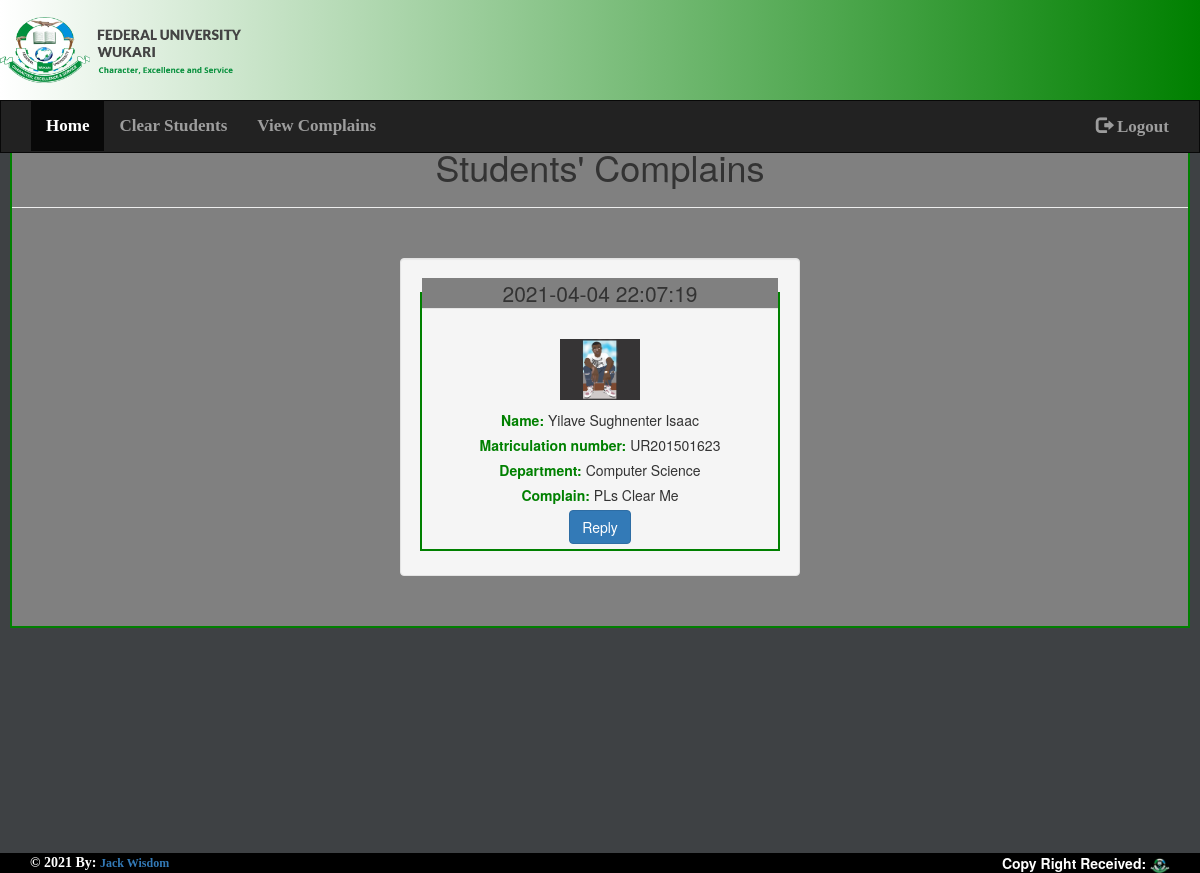
Screenshot of /Staff/viewreport.php (signed in) with the database file from the repository.
### tables this page shows
CREATE TABLE `students` (
  `sid` int(11) NOT NULL,
  `role` varchar(6) NOT NULL,
  `matno` varchar(15) NOT NULL,
  `fullname` varchar(45) NOT NULL,
  `gender` varchar(45) NOT NULL,
  `phone` varchar(10) NOT NULL,
  `email` varchar(45) NOT NULL,
  `address` varchar(100) NOT NULL,
  `faculty` varchar(45) NOT NULL,
  `department` varchar(45) NOT NULL,
  `session` varchar(45) NOT NULL,
  `profile_image` varchar(45) NOT NULL,
  `create_datetime` varchar(45) NOT NULL
);

CREATE TABLE `message` (
  `id` int(255) NOT NULL,
  `stuMatno` varchar(45) NOT NULL,
  `body` text NOT NULL,
  `office` text NOT NULL,
  `create_datetime` varchar(70) NOT NULL
);

### Staff/viewreport.php (the view, shortened to what this page needs)
<?php
include 'Include/header.php';
include '../inc/db.php';
$role = $_SESSION['role'];
$sql = mysqli_query($con, "SELECT * FROM students RIGHT JOIN message on students.matno = message.stuMatno WHERE message.office = '$role'") or die(mysqli_error($con));
?>
<!DOCTYPE html>
<html>
<head>
    <link rel="stylesheet" type="text/css" href="style.css">
</head>
<body style="background-color: #3e4144;">
	<?php include 'Includes/header.php';?>
		<fieldset id="photo" style="margin-top: 73px;">
			<div class="alert alert-info" style=" text-align: center;">
  <strong style="color: green; ">Kindly click on Reply to reply a student's complain</strong>
</div>
			<h1>Students' Complains</h1>
			<hr>
			<div class="well" style=" margin: 50px auto; width: 400px; text-align: center;" >
			<?php while ($row = mysqli_fetch_array($sql)) { ?>
				<fieldset style="border: 2px solid green; margin-bottom: 5px;">
					<legend style="background-color: grey; text-align: center;"><?php echo $row['create_datetime'] ?></legend>
				<img src="../Student/Images/<?php echo $row['profile_image'];  ?>" class="img-responsive" width="80" hight="110" style ="margin:10px auto;">
				<label style="color: green;">Name:</label> <?php echo $row['fullname']; ?><br>
				<label style="color: green;">Matriculation number:</label> <?php echo $row['matno']; ?><br>
				<label style="color: green;">Department:</label> <?php echo $row['department']; ?><br>
				<label style="color: green;">Complain:</label> <?php echo $row['body'] ?><br>
				<a style="margin-bottom: 5px;" class="btn btn-primary" style="background-color: green;" href="reply.php?stuMatno=<?php echo $row['stuMatno']; ?>">Reply</a>
				</fieldset>
		<?php 	} ?>
			</div>
        </fieldset>
    <?php include '../footer.php';?>
</body>
</html>

### Staff/style.css (style rules this page uses)
body { color: rgb(136, 136, 136); -webkit-font-smoothing: antialiased; }
html, body, div, p, fieldset, button, h1, h2, h3, input, form, ul, ol, dl { margin: 0; padding: 0; }
body { overflow: hidden; }
html, body { height: 100%; }
body { background: #3e4144; display: block; margin: 0px; }
* { margin: 0px; padding: 0px; }
#photo { background-color: gray; margin-left: 10px; margin-right: 10px; border: 2px solid green; }

### Staff/Includes/header.php (style rules this page uses)
h1 { text-align: center; }
img { margin-top: 17px; }

### rows the page displays
students: message.create_datetime "2021-04-04 22:07:19", profile_image (picture), fullname "Yilave Sughnenter Isaac", matno "UR201501623", department "Computer Science", message.body "PLs Clear Me"
